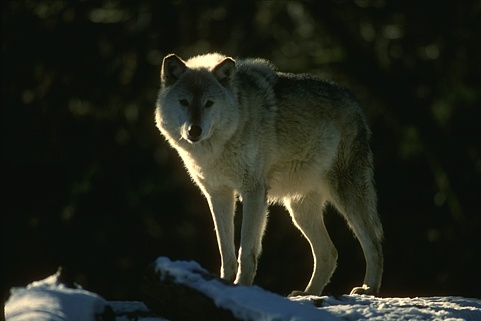
#> input picture images/42078.jpg, 481 x 321 px
$ jupyter execute --allow-errors 'Weak Texture Patches .ipynb'
#> lines starting #> are read from the running program, lines starting #| are printed output that depends on the picture; long printed decimals are rounded
[cell 1]
from skimage import data, io, filters, restoration
from skimage.util import view_as_windows as viewW
from matplotlib import pyplot as plt
import cv2 as cv
import scipy
import numpy
import math
import os
import random
from deap import base, creator, tools, algorithms

[cell 2]
def im2col_sliding_strided_v2(A, BSZ, stepsize=1):
    return viewW(A, (BSZ[0],BSZ[1])).reshape(-1,BSZ[0]*BSZ[1]).T[:,::stepsize]

def im2col_sliding_broadcasting(A, BSZ, stepsize=1):
    # Parameters
    M,N = A.shape
    col_extent = N - BSZ[1] + 1
    row_extent = M - BSZ[0] + 1

    # Get Starting block indices
    start_idx = numpy.arange(BSZ[0])[:,None]*N + numpy.arange(BSZ[1])

    # Get offsetted indices across the height and width of input array
    offset_idx = numpy.arange(row_extent)[:,None]*N + numpy.arange(col_extent)

    # Get all actual indices & index into input array for final output
    return numpy.take (A,start_idx.ravel()[:,None] + offset_idx.ravel()[::stepsize])

## Resources

- Source code: https://uk.mathworks.com/matlabcentral/fileexchange/36921-noise-level-estimation-from-a-single-image
- MATLAB to python: https://cheatsheets.quantecon.org/, http://mathesaurus.sourceforge.net/matlab-numpy.html

[cell 3]
"""
Output params:
nlevel: estimated noise level
th: threshold to extract weak texture patches at the last iteration
num: number of extracted weak texture patches

Input Params:
img: intput single image
patchsize (optional): patch size(default: 7)
decim (optional): decimation factor. Large number = accelerated calculation
                  (default: 0)
conf (optional): confidence interval to determin the treshold for the
                 weak texture. usually very close to one (default: 0.99)
itr (optional): number of iterations (default: 3)
"""

def NoiseLevel(img, patchsize = 7, decim = 0, conf = None, itr = 3):
    img = img.astype(numpy.float32)
    if not conf:
        conf = 1-1e-6
    kh = numpy.array([[[-1/2],[0],[1/2]]])
    imgh = scipy.ndimage.correlate(img, kh, mode="nearest")
    imgh = imgh[:,1:len(imgh[1])-1,:]
    imgh = numpy.multiply(imgh, imgh)

    kv = numpy.array([[[-1/2]],[[0]],[[1/2]]])
    imgv = scipy.ndimage.correlate(img, kv, mode="nearest")
    imgv = imgv[1:len(imgv)-1,:,:]
    imgv = numpy.multiply(imgv, imgv)


    Dh = my_convmtx(kh, patchsize, patchsize)
    Dv = my_convmtx(kv, patchsize, patchsize)
    DD = Dh.conj().transpose().dot(Dh)\
         +Dv.conj().transpose().dot(Dv)
    r = numpy.linalg.matrix_rank(DD)
    Dtr = DD.trace(offset=0);
    tau0 = scipy.stats.gamma.ppf(conf,float(r)/2, scale = 2.0 * Dtr / float(r));

    nlevel = []
    th = []
    num = []
    for cha in range(img.shape[2]):
        X = im2col_sliding_broadcasting(img[:,:,cha],(patchsize, patchsize))
        Xh = im2col_sliding_broadcasting(imgh[:,:,cha],(patchsize, patchsize-2))
        Xv = im2col_sliding_broadcasting(imgv[:,:,cha],(patchsize-2, patchsize))

        Xtr = numpy.vstack((Xh,Xv)).sum(axis=0)
        if decim > 0:
            XtrX = numpy.vstack((Xtr,X));
            XtrX = sortrows(XtrX.conj().transpose())
            p = math.floor(XtrX.shape[1]/(decim+1))
            p = numpy.array(range(0,p)) * (decim+1)
            Xtr = XtrX[1].take(p, axis=1)
            X = XtrX[2:size(XtrX,1)].take(p, axis=1)
        # Noise level estimation
        tau = math.inf
        if X.shape[1] < X.shape[0]:
            sig2 = 0
        else:
            cov = X.dot((X.conj().T))/(X.shape[1]-1)
            d = numpy.linalg.eigvals(cov)
            d.sort()
            sig2 = d[0]
        for i in range(2,itr+1):
            # weak texture selection
            tau = sig2 * tau0
            #p = [1 if pp < tau else 0 for pp in Xtr]
            p = Xtr<tau
            Xtr = Xtr[p]
            X = X[:,p==1]

            # noise level estimation
            if X.shape[1] < X.shape[0]:
                break

            cov = X.dot((X.conj().T))/(X.shape[1]-1)
            d = numpy.linalg.eigvals(cov)
            d.sort()
            sig2 = d[0]
        nlevel.append(math.sqrt(sig2))
        th.append(tau)
        num.append(X.shape[1])

    return nlevel, th, num

[cell 4]
def my_convmtx(H, m, n):
    s = H.shape
    T = numpy.zeros((((m-s[0]+1)*(n-s[1]+1)), (m*n)), float)
    k = 0
    for i in range(1,(m-s[0]+2)):
        for j in range(1,(n-s[1]+2)):
            for p in range(1,s[0]+1):
                h_index = p-1
                for x in range((i-1+p-1)*n+(j-1),(i-1+p-1)*n+(j-1)+s[1]):
                    T[k,x] = H.flatten()[h_index]
                    h_index += 1
            k += 1
    return T

[cell 5]
"""
Output parameters:
msk: weak texture mask. 0 and 1 represent non-weak-texture and weak-texture
     respectively

Input Parameters:
img: input single image
th: threshold which is output of NoiseLevel
patchsize (optional): patchsize (default: 7)
"""
def weak_texture_mask(img, th, patchsize=7):
    img = img.astype(numpy.float32) #*(1/255))

    kh = numpy.array([[[-1/2],[0],[1/2]]])
    imgh = scipy.ndimage.correlate(img.astype(numpy.float32), kh, mode="nearest")
    imgh = imgh[:,1:len(imgh[1])-1,:]
    imgh = numpy.multiply(imgh, imgh)

    kv = numpy.array([[[-1/2]],[[0]],[[1/2]]])
    imgv = scipy.ndimage.correlate(img.astype(numpy.float32), kv, mode="nearest")
    imgv = imgv[1:len(imgv)-1,:,:]
    imgv = numpy.multiply(imgv, imgv)


    s = img.shape
    msk = numpy.zeros(s, float)

    for cha in range(0,s[2]):
        Xh = im2col_sliding_broadcasting(imgh[:,:,cha],(patchsize, patchsize-2))
        Xv = im2col_sliding_broadcasting(imgv[:,:,cha],(patchsize-2, patchsize))

        Xtr = numpy.vstack((Xh,Xv)).sum(axis=0)

        p = [pp < th[cha] for pp in Xtr]
        ind = 0
        for col in range(s[0]-patchsize+1):
            for row in range(s[1]-patchsize+1):
                if p[ind]:
                    msk[col:col+patchsize,row:row+patchsize, cha] = 1
                ind += 1
    return msk

[cell 6]
test_image = cv.imread('images/42078.jpg')
#> test_image is the input picture: shape (321, 481, 3); mean B, G, R 26.5, 35.5, 32.1
test_image = test_image[:,:,::-1]

[cell 7]
def add_gaussian_noise(img):
    m = (0,0,0)
    s = (1,1,1)
    noise = numpy.zeros(img.shape)
    cv.randn(noise,m,s)
    print(noise.min(), noise.max())
    new_img = (img+noise)
    new_img = (new_img - new_img.min()) * (255/new_img.max())
    return new_img

[cell 8]
nlevel, th, num = NoiseLevel(test_image,4)
#> in NoiseLevel, `imgv = numpy.multiply(imgv, imgv)`:
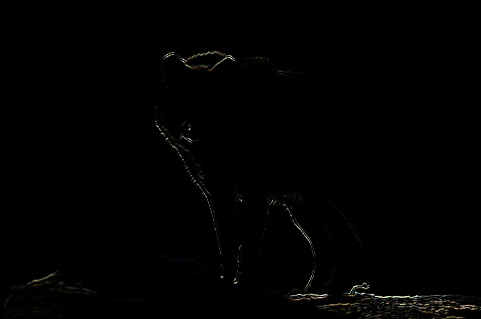
#> imgv: shape (319, 481, 3) float32; mean R, G, B 85.3, 82.7, 70; drawn with min black and max white
#> the loop in NoiseLevel, `for cha in range(img.shape[2]):` made 3 passes
#> after the loop in NoiseLevel, `for cha in range(img.shape[2]):`: nlevel = [0.253, 0.252, 0.291]; num = [64928, 68376, 73757]; th = [9.26, 8.99, 10.42]
#> nlevel = [0.253, 0.252, 0.291]; th = [9.26, 8.99, 10.42]; num = [64928, 68376, 73757]
print(nlevel, th, num)
#| [0.2532, 0.252, 0.2912] [9.256, 8.989, 10.424] [64928, 68376, 73757]
msk1 = weak_texture_mask(test_image, th, 4 )
disp1 = numpy.hstack((test_image,msk1.astype(numpy.uint8) * 255))
plt.imshow(disp1)
plt.show()

noisy_image = add_gaussian_noise(test_image)
#> in add_gaussian_noise, `cv.randn(noise,m,s)`:
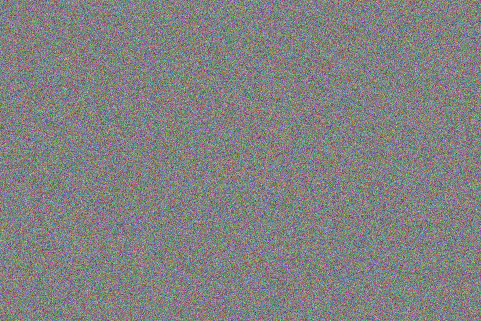
#> noise: shape (321, 481, 3) float64; mean of channels 0, 1, 2 -0.00354, 0.00125, 0.00337; drawn with min black and max white
#| -4.828 4.651
nlevel, th, num = NoiseLevel(noisy_image)
#> the loop in NoiseLevel (call 2), `for cha in range(img.shape[2]):` made 3 passes
#> nlevel = [0.997, 0.996, 1.02]; th = [85.49, 85.36, 88.18]; num = [66397, 68911, 74032]
print(nlevel, th, num)
#| [0.9966, 0.9963, 1.016] [85.491, 85.362, 88.176] [66397, 68911, 74032]
msk2 = weak_texture_mask(noisy_image, th )
#> call 2 of weak_texture_mask, with patchsize = 7
#> after the loop in weak_texture_mask (call 2), `for cha in range(0,s[2]):`:
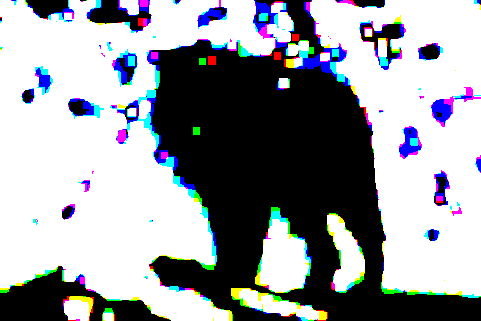
#> msk: shape (321, 481, 3) float64; mean R, G, B 0.592, 0.605, 0.627
disp2 = numpy.hstack((noisy_image.astype(numpy.uint8),msk2.astype(numpy.uint8) * 255))
plt.imshow(disp2)
plt.show()

[cell 9]
def evaluate_fitness(denoised_image, original_image, display_images=False):

    if display_images:

        merged_images = numpy.hstack((original_image,denoised_image))
        plt.title("Original Image(Left) | Denoised Image(Right)")
        plt.imshow(merged_images)
        plt.show()

    return math.floor(math.sqrt(((numpy.absolute(original_image) - numpy.absolute(denoised_image))**2).sum()))

fitness_test_image = cv.imread('images/167083.jpg')
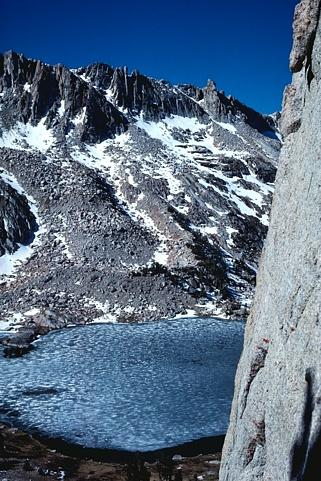
#> input picture images/167083.jpg, 321 x 481 px
#> fitness_test_image is the input picture: shape (481, 321, 3); mean B, G, R 132.4, 108.6, 87.6

noisy_test_images = fitness_test_image.copy()

noisy_test_images = add_gaussian_noise(noisy_test_images).astype(numpy.uint8)
#| -5.102 4.361

denoised_test_image = filters.gaussian(noisy_test_images,sigma=1)
denoised_test_image *= 255
denoised_test_image = denoised_test_image.astype(numpy.uint8)

baseline = fitness_test_image - noisy_test_images

test_fitness = fitness_test_image - denoised_test_image
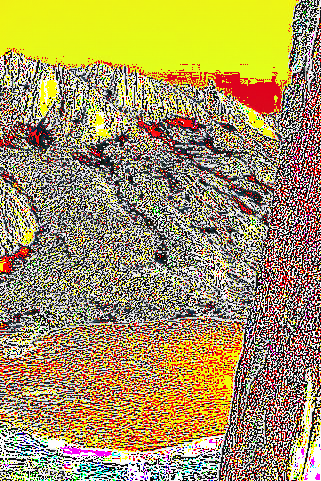
#> test_fitness: shape (481, 321, 3); mean B, G, R 97.9, 147.8, 165.8

print("Fitness when applying no denoising algorithm: ",numpy.absolute(baseline).sum())
#| Fitness when applying no denoising algorithm:  96728886
print("-------------")
print("Fitness after applying denoising algorithm: ", numpy.absolute(test_fitness).sum())
#| Fitness after applying denoising algorithm:  63531331

all_images_merged = numpy.hstack((fitness_test_image,noisy_test_images,denoised_test_image,test_fitness))
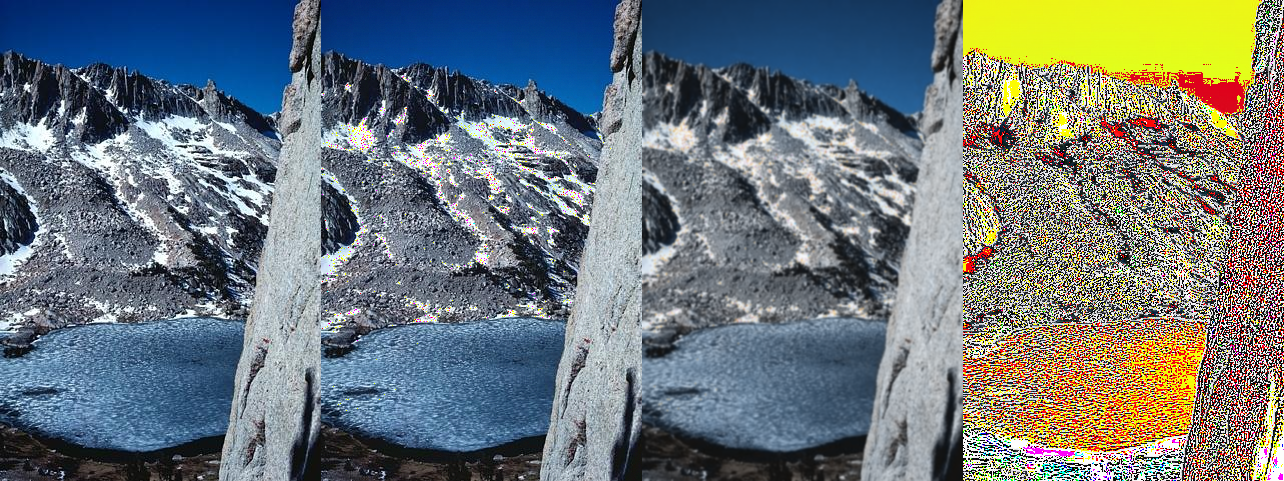
#> all_images_merged: shape (481, 1284, 3); mean B, G, R 121.6, 118.9, 109.9
rgb_all_images = cv.cvtColor(all_images_merged, cv.COLOR_BGR2RGB)
plt.imshow(rgb_all_images)
plt.title("Original Image | Noisy Image | Denoised Image | Noise Remaining")
plt.show()

print("\nTesting fitness funtion with optional display parameter:")
print("Result: ", evaluate_fitness(denoised_test_image, fitness_test_image, display_images=True))
#> in evaluate_fitness, `merged_images = numpy.hstack((original_image,denoised_image))`:
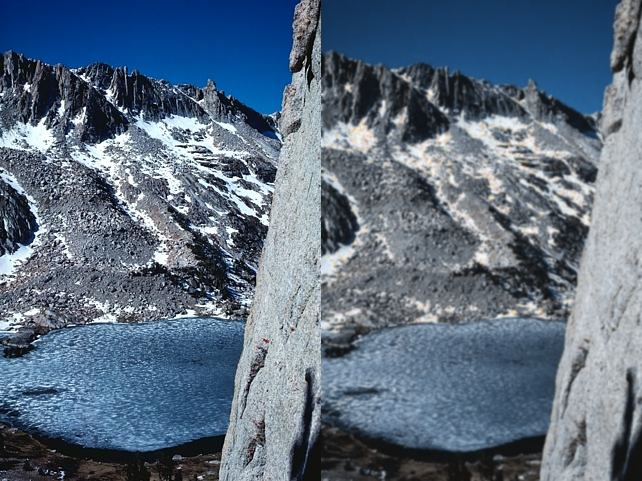
#> merged_images: shape (481, 642, 3); mean B, G, R 128.1, 109.2, 92
#| Result:  6450

[cell 10]
class ImageDataset:

    def __init__(self, size):
        self.dir_location = "images/"
        self.base_images = []
        self.noisy_images = []
        self.weak_texture_masks = []
        self.load_files(size)


    def load_files(self, size):
#> called with size = 1
        self.base_images = []
        for image_name in os.listdir(self.dir_location):
            if len(self.base_images) > size:
                break
            new_image = cv.imread(self.dir_location+image_name);
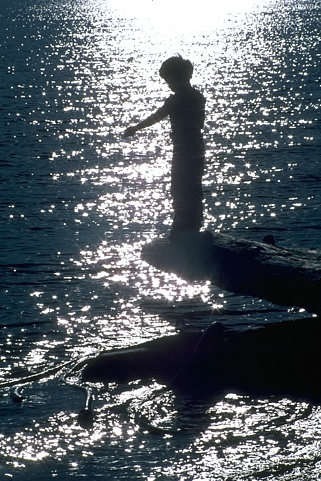
#> input picture images/1.jpg, 321 x 481 px
#> new_image is the input picture: shape (481, 321, 3); mean B, G, R 105.1, 98.6, 91
            new_image = new_image[:,:,::-1]
            self.base_images += [new_image]
            noisy_image = add_gaussian_noise(new_image)
#> in add_gaussian_noise (call 3), `cv.randn(noise,m,s)`:
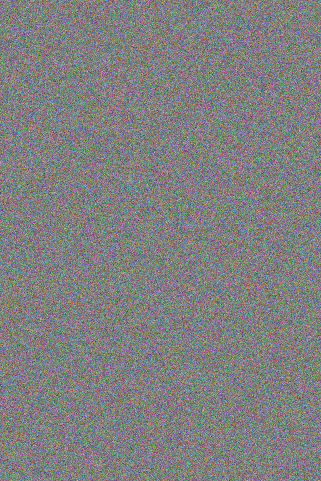
#> noise: shape (481, 321, 3) float64; mean of channels 0, 1, 2 0.000617, 0.00446, -0.00235; drawn with min black and max white
#| -4.941 4.900
            self.noisy_images += [noisy_image]
            try:
                nlevel, th, num = NoiseLevel(new_image,5)
#> call 3 of NoiseLevel, with patchsize = 5, decim = 0, itr = 3
#> in NoiseLevel (call 3), `imgh = imgh[:,1:len(imgh[1])-1,:]`:
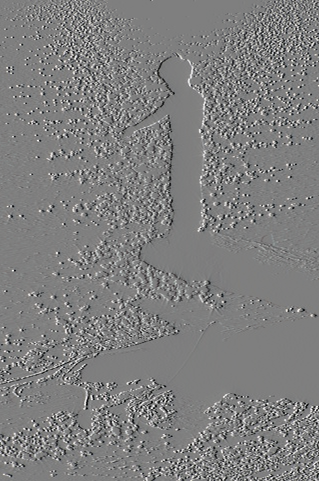
#> imgh: shape (481, 319, 3) float32; mean R, G, B 0, 0, 0; drawn with min black and max white
#> the loop in NoiseLevel (call 3), `for cha in range(img.shape[2]):` made 3 passes
#> after the loop in NoiseLevel (call 3), `for cha in range(img.shape[2]):`: nlevel = [0.858, 0.88, 0.908]; num = [27580, 27777, 28234]; th = [260.7, 260.8, 270.4]
#> nlevel = [0.858, 0.88, 0.908]; th = [260.7, 260.8, 270.4]; num = [27580, 27777, 28234]
                new_image_mask = weak_texture_mask(noisy_image,th,5)
                self.weak_texture_masks += [new_image_mask]
            except:
                plt.imshow(new_image)
                plt.show()

[cell 11]
images = ImageDataset(1)

[cell 12]
print(images.base_images[0])
#> (printed output is left out)
plt.imshow(images.base_images[0])
plt.show()
plt.imshow(images.weak_texture_masks[0])
plt.show()

## Sensors

| Sensor ID | Sensor Data |
| --- | --- |
| 0 | weak texture mask |
| 1 | non weak texture mask |

## Actions

| Action ID | Action |
| --- | --- |
| 0 | gaussian_filter_coins sigma 1 |
| 1 | gaussian_filter_coins sigma 2 |
| 2 | median_filter one(3, 3) |
| 3 | tv_chambolle weight 0.1 |

[cell 13]
def denoise_image(image, action_id):
    if action_id == 0:
        return filters.gaussian(image ,sigma=1).astype(numpy.uint8)
    elif action_id == 1:
        return filters.gaussian(image, sigma=1).astype(numpy.uint8)
    elif action_id == 2:
        return restoration.denoise_tv_chambolle(image, weight=0.2).astype(numpy.uint8)
    elif action_id == 3:
        return filters.median(image, numpy.ones((3, 3, 3))).astype(numpy.uint8)

[cell 14]
def bits_to_int(bit_list):
    return sum([(x*(2**i)) for i, x in enumerate(bit_list[::-1])])

[cell 15]
def extract_weak_texture(image, weak_texture_mask):
    weak_texture = (image * weak_texture_mask).astype(numpy.uint8)
    strong_texture = image - weak_texture
    return strong_texture.astype(numpy.uint8), weak_texture.astype(numpy.uint8)

[cell 16]
def evaluate(individual, display=False):

    weak_texture_action = bits_to_int(individual[0:2])
    strong_texture_action = bits_to_int(individual[2:4])


    denoised_weak_texture = denoise_image(images.noisy_images[0], weak_texture_action)
    denoised_strong_texture = denoise_image(images.noisy_images[0], strong_texture_action)

    strong_texture, _ = extract_weak_texture(denoised_strong_texture, images.weak_texture_masks[0])
    _, weak_texture = extract_weak_texture(denoised_weak_texture, images.weak_texture_masks[0])

    denoised_image = strong_texture + weak_texture
    return evaluate_fitness(denoised_image, images.base_images[0], display),

[cell 17]
evaluate([1,0,1,1])

[cell 18]
import random
from deap import algorithms, base, creator, tools

creator.create("FitnessMin", base.Fitness, weights=(-1.0,))
#> (this line was passed over: deap is not available in this run)
creator.create("Individual", list, fitness=creator.FitnessMin)
#> (this line was passed over: deap is not available in this run)
